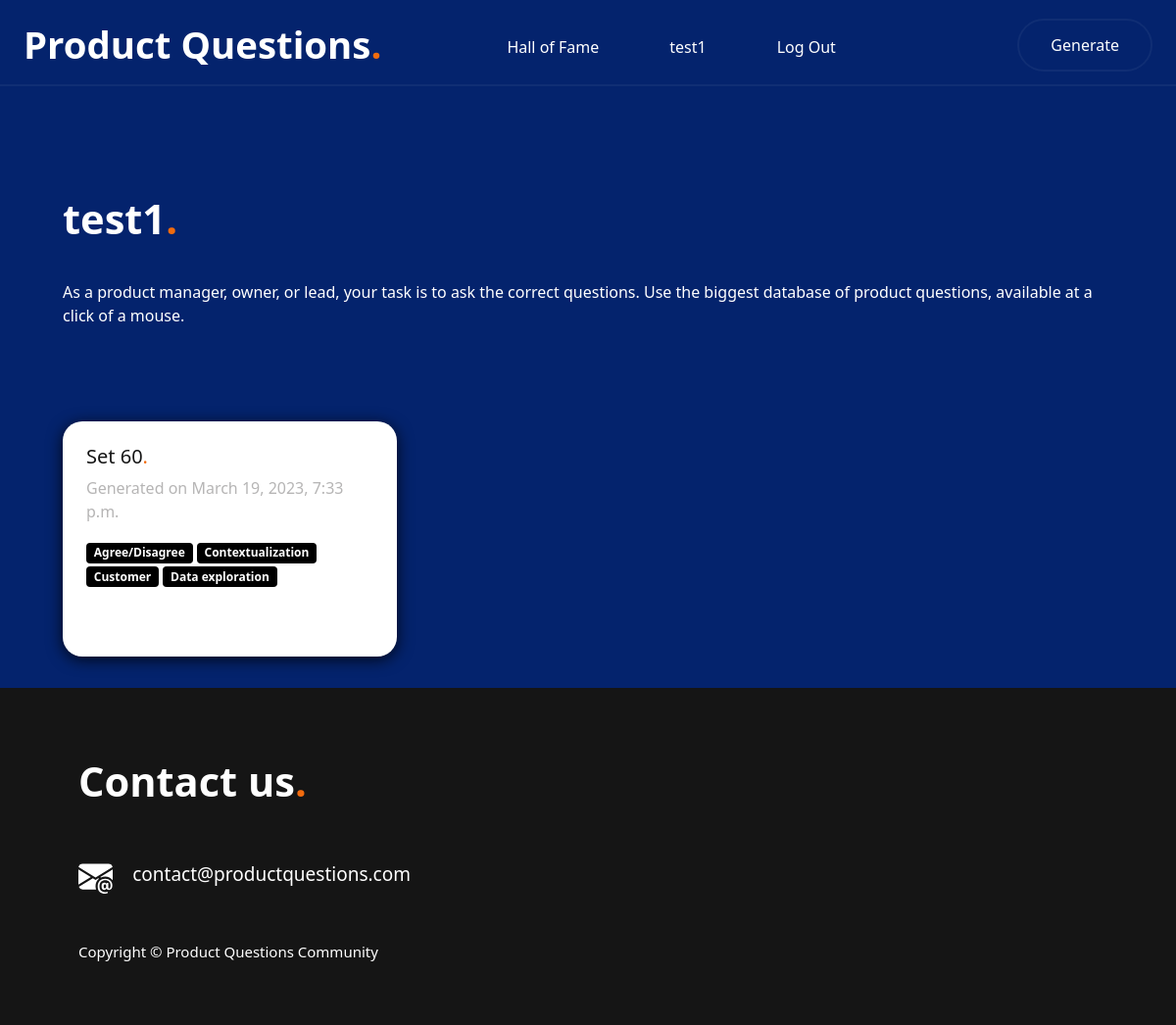
Page /user (signed in) on the committed database.
### PQ/models.py (models this page shows)
class User(AbstractUser):
    pass

class Set(models.Model):
    questions = models.ManyToManyField(Question, related_name="questions_set")
    user = models.ForeignKey(User, on_delete=models.CASCADE, related_name="users_sets")
    dategenerated = models.DateTimeField(default=now)
    type = models.ForeignKey(Type, on_delete=models.CASCADE ,verbose_name="types of questions", blank=False, related_name="typeset")
    why = models.ForeignKey(Why, on_delete=models.CASCADE ,verbose_name="why you want to ask them", blank=False, related_name="whyset")
    who = models.ForeignKey(Who, on_delete=models.CASCADE ,verbose_name="who you want to ask", blank=False, related_name="whoset")
    when = models.ForeignKey(When, on_delete=models.CASCADE ,verbose_name="when you want to use them", blank=False, related_name="wheset")
    firsttime = models.BooleanField(default=True)

class Type(models.Model):
    type = models.CharField(max_length=100)
    class Meta:
        ordering = ['type']
    def __str__(self):
        return self.type

class Why(models.Model):
    why = models.CharField(max_length=100)
    class Meta:
        ordering = ['why']
    def __str__(self):
        return self.why

class Who(models.Model):
    who = models.CharField(max_length=100)
    class Meta:
        ordering = ['who']
    def __str__(self):
        return self.who

class When(models.Model):
    when = models.CharField(max_length=100)
    class Meta:
        ordering = ['when']
    def __str__(self):
        return self.when

### PQ/views.py (the view)
# urls.py: path("user", views.user, name="user"),
@login_required(login_url='index')
def user(request):
    user = request.user
    sets = Set.objects.filter(user=user)
    return render(request, "PQ/user.html", {
            "sets": sets,
            "user": user,
     })

### PQ/templates/PQ/user.html
{% extends "PQ/layout.html" %}
{% block body %}
<div class="usercontainer">
    <div class="titlewhite">
        {{user.username}}<span class="spanincolumns">.</span>
    </div>
    <div class=" texttophof fw-lighter">
        As a product manager, owner, or lead, your task is to ask the correct questions.
        Use the biggest database of product questions, available at a click of a mouse.
    </div>
        {% for set in sets %}
                <a href="{% url 'set' set.id %}">
                    <div class="setcardsmall">
                        <h5>Set {{set.id}}<span class="spanincolumns">.</span></h5>
                        <div class="setgenerated">
                            Generated on {{set.dategenerated}}
                        </div>
                        <div classs="spans">
                            <span class="badgecolorblack badge badge-dark">{{set.type}}</span>
                            <span class="badgecolorblack badge badge-dark">{{set.why}}</span>
                            <span class="badgecolorblack badge badge-dark">{{set.who}}</span>
                            <span class="badgecolorblack badge badge-dark">{{set.when}}</span>
                            </div>
                    </div>
                </a>
        {% endfor %}
</div>
{% endblock %}

### PQ/templates/PQ/layout.html (shortened to what this page needs)
{% load static %}
<!DOCTYPE html>
<html lang="en">
    <head>
        <link href="https://cdn.jsdelivr.net/npm/bootstrap@5.1.3/dist/css/bootstrap.min.css" rel="stylesheet">
        <link href="static/PQ/styles.css" rel="stylesheet">
    </head>
    <body>
        <header class="primary-header">
            <nav class="navbar container">
                <a class="logo" href="{% url 'index' %}">Product Questions<span class="spanincolumns">.</span></a>
                <ul class="nav-list">
                    <li class="nav-item">
                        <a class="nav-link" href="{% url 'halloffame' %}">Hall of Fame</a>
                        </li>
                    {% if user.is_authenticated %}
                        <li>
                            <a class="nav-link" href="{% url 'user' %}">{{ user.username }}</a>
                        </li>
                        <li >
                            <a class="nav-link" href="{% url 'logout' %}">Log Out</a>
                        </li>
                    {% else %}
                        <li >
                            <a class="nav-link" href="{% url 'login' %}">Log In</a>
                        </li>
                    {% endif %}
                </ul>
                <a href="{% url 'generate' %}" class="button">Generate</a>
            </nav>
        </header>
        <div>
            {% block body %}
            {% endblock %}
        </div>
        <footer class="footer">
            <div class="title1">
                Contact us<span class="spanincolumns">.</span>
            </div>
            <div class="footertext">
                <span style="padding-left: 1rem; font-size: 19px;">contact@productquestions.com</span>
                <div class="footercopyright fw-lighter">
                Copyright &#169; Product Questions Community
                </div>
            </div>
        </footer>
    </body>
</html>

### PQ/static/PQ/styles.css (style rules this page uses)
body { background-attachment: fixed; background-size: cover; height: 100%; }
a:link { text-decoration: none; color: #fff; }
.primary-header { position:fixed; top: 0; left: 0; z-index: 999; width: 100%; transition: background-color 0.5s; }
.container { max-width: 120rem; margin-inline: auto; padding-inline: 1.5rem; }
.navbar { height: 5.5rem; display: flex; align-items: center; justify-content: space-between; border-bottom: 2px solid rgba(255, 255, 255, 0.05); transition: 0.25s; color: #fff; }
.logo { font-size: 2.4rem; font-weight: 800; color: #151515; }
.nav-list { list-style: none; display: flex; gap: 2.5rem; margin-left: 5rem; margin-right: auto; padding-top: 20px; }
.nav-link { transition: color .25s; text-align: left; color: #d3d3d3; }
.button { border: 2px solid rgba(255, 255, 255, 0.05); display: inline-block; color: #f16b0e; padding: 0.8rem 2rem; border-radius: 2rem; transition: background-color 0.25s; }
.footer { background-color: #151515; color: #fff; }
.footertext { background-color: #151515; color: #fff; padding-left: 5rem; }
.footercopyright { background-color: #151515; color: #fff; padding-top: 3rem; padding-bottom: 4rem; font-size: 15px; }
.spanincolumns { color: #f16b0e; }
.title1 { margin: 3rem; margin-top: 4rem; padding-left: 2rem; display: inline-block; font-size: 2.6rem; font-weight: 800; }
.setgenerated { padding-bottom: 1rem; color: #b6b5b5; }
.usercontainer { padding-top: 8rem; text-align: left; color:#fff; justify-content: center; display: flex; width: 100%; background-color: #04236d; display: inline-block; padding-left: 4rem; }
.setcardsmall { margin: 2rem; margin-left: 0rem; position:relative; display: inline-table; font-size: 1rem; padding-top: 1rem; background-color: #fff; color: #151515; width: 30%; height: 15rem; text-align: left; border-radius: 20px; box-shadow: 0 3px 1rem rgba(0, 0, 0, 0.8); padding: 1.5rem; }
.badgecolorblack { background-color:black }
.texttophof { padding-bottom: 4rem; padding-right: 4rem; }
.titlewhite { margin: 2rem; margin-top: 4rem; margin-left: 0rem; display: inline-block; font-size: 2.6rem; font-weight: 800; color: #fff; }

### rows in the picture
User: username "test1"
Set: id "60", dategenerated "March 19, 2023, 7:33 p.m.", type "Agree/Disagree", why "Contextualization", who "Customer", when "Data exploration"
